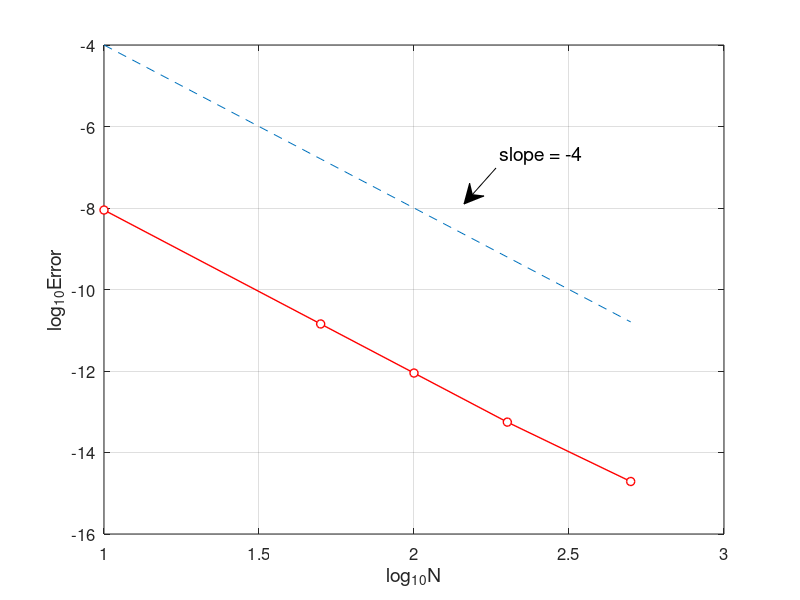

This chart was generated by the following MATLAB code:
% IRK2s2_error.m
% Implicit Runge-Kutta(Gauss method) 2 stage and order 4
% u'=u^2/2-1/2, t in [0,1] with initial condition u(0)=0
% exact solution: u(t)=(1-exp(t))/(1+exp(t))
clear all; close all;
Nvec=[10 50 100 200 500];
Error=[];
for n=1:length(Nvec)
    N=Nvec(n);
    h=1/N;
    t=0:h:1;
    un(1)=0;
    Y=[1;1];
    % Newton iteration
    for i=1:N
        k=un(i);  tol=1;
        while tol > 1e-10
            X=Y;
            D=[1-h*0.25*X(1), -h*(0.25-(sqrt(3))/6)*X(2);...
                -h*(0.25+(sqrt(3))/6)*X(1), 1-h*0.25*X(2)];
            F=[X(1)-k-h*(0.25*(0.5*(X(1))^2-0.5)+(0.25-(sqrt(3))/6)*(0.5*(X(2))^2-0.5));...
                X(2)-k-h*((0.25+(sqrt(3))/6)*(0.5*(X(1))^2-0.5)+0.25*(0.5*(X(2))^2-0.5))];
            Y=X-D\F;
            tol=norm(Y-X);
        end
        un(i+1)=k+(h/2)*(0.5*Y(1)^2-0.5+0.5*Y(2)^2-0.5);
    end
    ue=(1-exp(t))./(1+exp(t));  % exact solution
    error=max(abs(un-ue));      % maximum error
    Error=[Error,error];
end
plot(log10(Nvec),log10(Error),'ro-','MarkerFaceColor','w','LineWidth',1)
hold on,
plot(log10(Nvec),log10(Nvec.^(-4)),'--')
grid on,
% title('Convergence order of Gauss method ','fontsize',12)
set(gca,'fontsize',12)
xlabel('log_{10}N','fontsize',14), ylabel('log_{10}Error','fontsize',14)

% add annotation of slope
ax = [0.62 0.58];
ay = [0.72 0.66];
annotation('textarrow',ax,ay,'String','slope = -4','fontsize',14)

% computing convergence order
for i=1:length(Nvec)-1     % computating convergence order
    order(i)=-log(Error(i)/Error(i+1))/(log(Nvec(i)/Nvec(i+1)));
end
Error
order

% print -dpng -r600 IRK2s2_error.png
% print -depsc2 IRK2s2_error.eps
